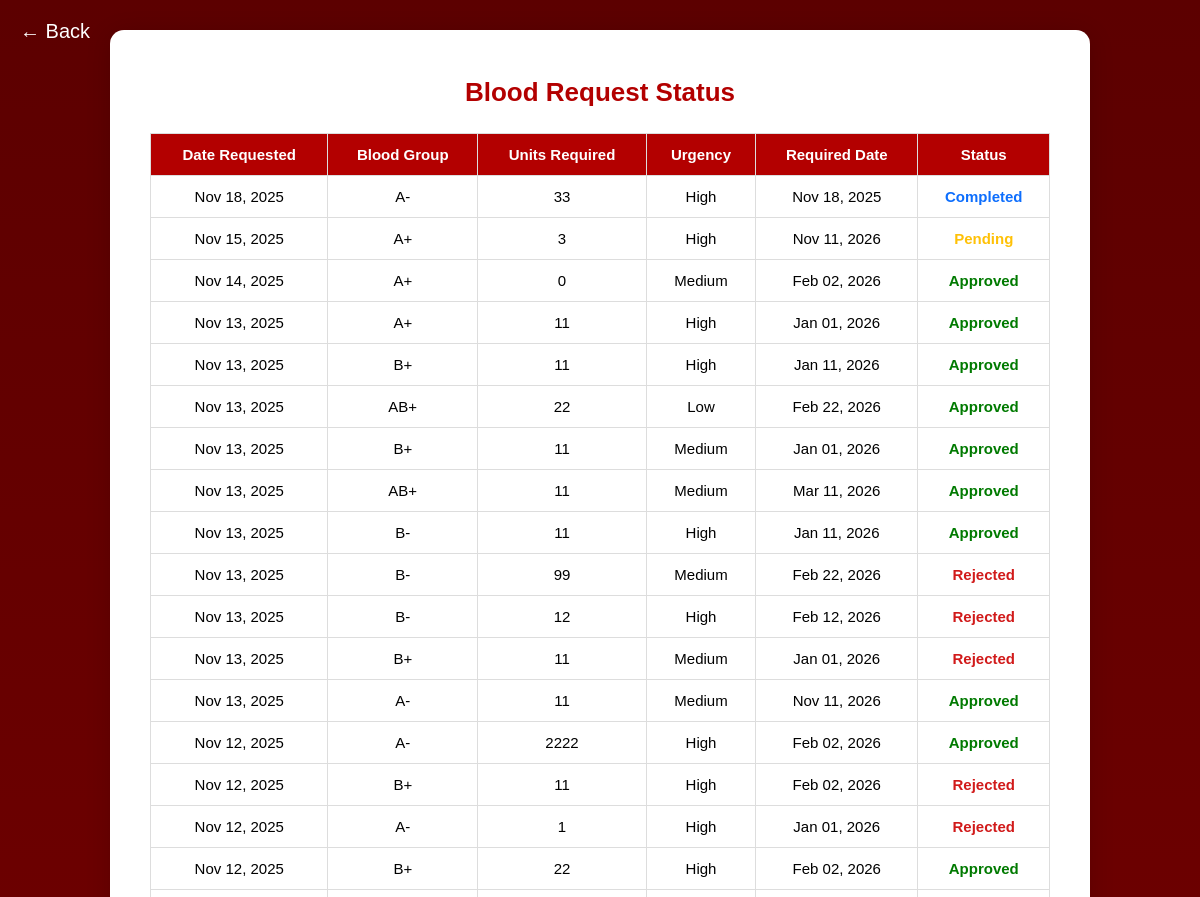
The page /hospital/hospital_blood_request_status/ (signed in, upper part) on the database as committed earlier.
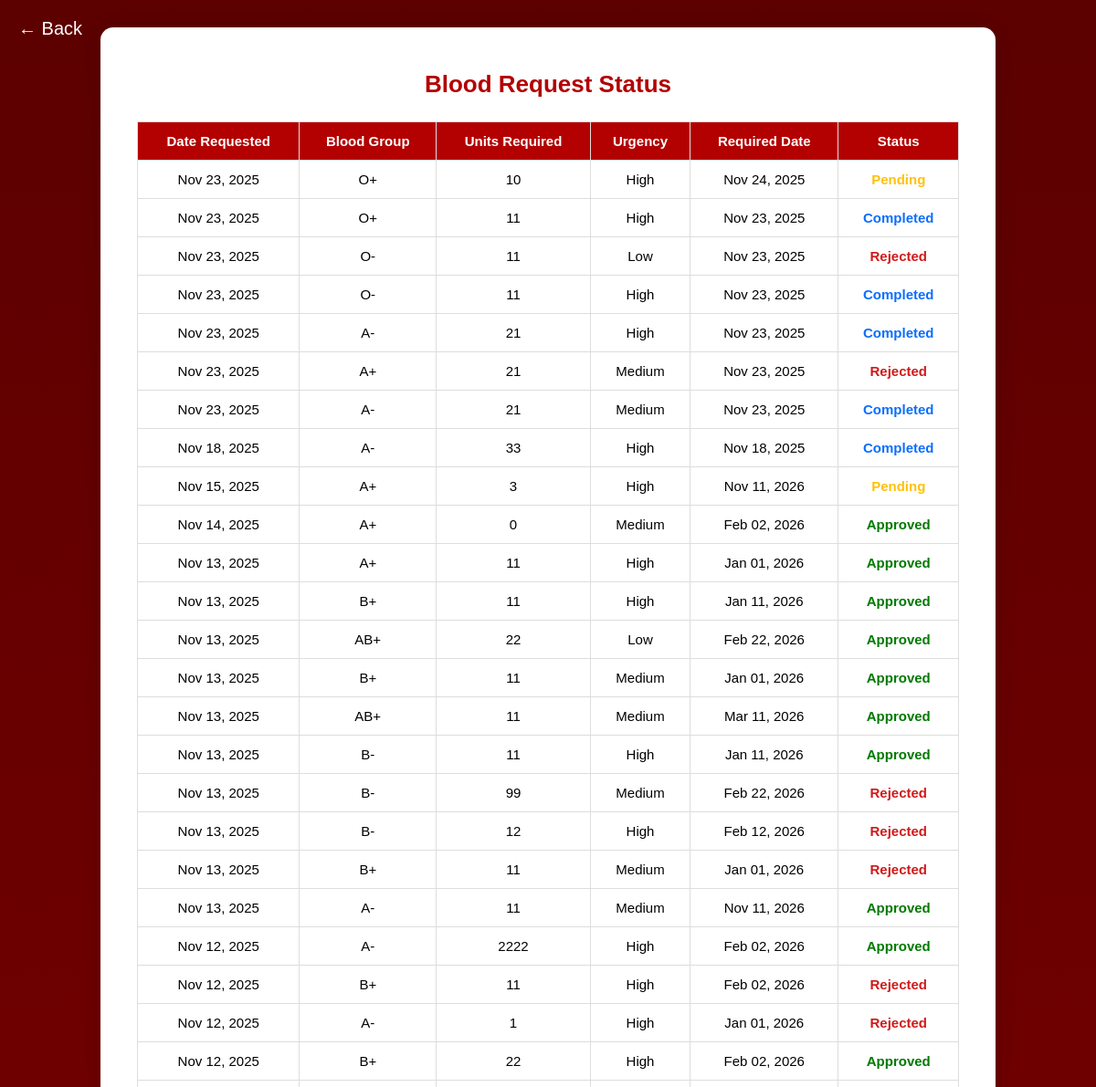
The same page on the database as committed later.
### blood_bank_app/models.py (models this page shows, shortened)
class HospitalBloodRequest(models.Model):
    BLOOD_GROUP_CHOICES = [
        ('A+', 'A+'), ('A-', 'A-'),
        ('B+', 'B+'), ('B-', 'B-'),
        ('AB+', 'AB+'), ('AB-', 'AB-'),
        ('O+', 'O+'), ('O-', 'O-'),
    ]
    URGENCY_LEVEL_CHOICES = [
        ('High', 'High'),
        ('Medium', 'Medium'),
        ('Low', 'Low'),
    ]
    STATUS_CHOICES = [
        ('Pending', 'Pending'),
        ('Approved', 'Approved'),
        ('Rejected', 'Rejected'),
        ('Completed', 'Completed'),
        ('Expired', 'Expired'),
    ]
    hospital = models.ForeignKey(User, on_delete=models.CASCADE)
    blood_group = models.CharField(max_length=3, choices=BLOOD_GROUP_CHOICES)
    units = models.PositiveIntegerField()
    required_date = models.DateField()
    urgency = models.CharField(max_length=10, choices=URGENCY_LEVEL_CHOICES)
    status = models.CharField(max_length=20, choices=STATUS_CHOICES, default='Pending')  # ✅ Added
    created_at = models.DateTimeField(auto_now_add=True)

### blood_bank_app/views.py (the view)
# urls.py: path('hospital/hospital_blood_request_status/', views.hospital_blood_request_status, name='hospital_blood_request_status'),
@login_required
def hospital_blood_request_status(request):
    hospital = get_object_or_404(HospitalDetails, user=request.user)
    today = date.today()
    HospitalBloodRequest.objects.filter(
        hospital=request.user,
        status='Approved',
        required_date__lte=today
    ).update(status='Completed')
    HospitalBloodRequest.objects.filter(
        hospital=request.user,
        status='Pending',
        required_date__lt=today
    ).update(status='Expired')
    blood_requests = HospitalBloodRequest.objects.filter(
        hospital=request.user
    ).order_by('-created_at')
    return render(request, "hospital/hospital_blood_request_status.html", {
        "blood_requests": blood_requests,
        "today": today,
    })

### blood_bank_app/templates/hospital/hospital_blood_request_status.html (shortened to what this page needs)
{% extends 'master.html' %}
{% load static %}
{% block content %}
<a href="javascript:history.back()" class="back-arrow">&#8592; Back</a>
<div class="notification-page">
  <div class="notification-container">
    <h1>Blood Request Status</h1>
    {% if blood_requests %}
      <table class="request-table">
        <thead>
          <tr>
            <th>Date Requested</th>
            <th>Blood Group</th>
            <th>Units Required</th>
            <th>Urgency</th>
            <th>Required Date</th>
            <th>Status</th>
          </tr>
        </thead>
        <tbody>
          {% for req in blood_requests %}
            <tr>
              <td>{{ req.created_at|date:"M d, Y" }}</td>
              <td>{{ req.blood_group }}</td>
              <td>{{ req.units }}</td>
              <td>{{ req.urgency }}</td>
              <td>{{ req.required_date|date:"M d, Y" }}</td>
              <td>
                {% if req.status == 'Pending' %}
                  <span class="status pending">{{ req.status }}</span>
                {% elif req.status == 'Approved' %}
                  <span class="status approved">{{ req.status }}</span>
                {% elif req.status == 'Rejected' %}
                  <span class="status rejected">{{ req.status }}</span>
                {% elif req.status == 'Completed' %}
                  <span class="status completed">{{ req.status }}</span>
                {% elif req.status == 'Expired' %}
                  <span class="status expired">{{ req.status }}</span>
                {% endif %}
              </td>
            </tr>
          {% endfor %}
        </tbody>
      </table>
    {% else %}
      <p class="no-notifications">No blood requests submitted yet.</p>
    {% endif %}
  </div>
</div>
{% endblock %}

Rows that differ between the two databases and show on the page:
added HospitalBloodRequest: created_at "Nov 23, 2025", blood_group "O+", units "10", urgency "High", required_date "Nov 24, 2025", status "Pending"
added HospitalBloodRequest: created_at "Nov 23, 2025", blood_group "O+", units "11", urgency "High", required_date "Nov 23, 2025", status "Completed"
added HospitalBloodRequest: created_at "Nov 23, 2025", blood_group "O-", units "11", urgency "Low", required_date "Nov 23, 2025", status "Rejected"
added HospitalBloodRequest: created_at "Nov 23, 2025", blood_group "O-", units "11", urgency "High", required_date "Nov 23, 2025", status "Completed"
added HospitalBloodRequest: created_at "Nov 23, 2025", blood_group "A-", units "21", urgency "High", required_date "Nov 23, 2025", status "Completed"
added HospitalBloodRequest: created_at "Nov 23, 2025", blood_group "A+", units "21", urgency "Medium", required_date "Nov 23, 2025", status "Rejected"
added HospitalBloodRequest: created_at "Nov 23, 2025", blood_group "A-", units "21", urgency "Medium", required_date "Nov 23, 2025", status "Completed"
